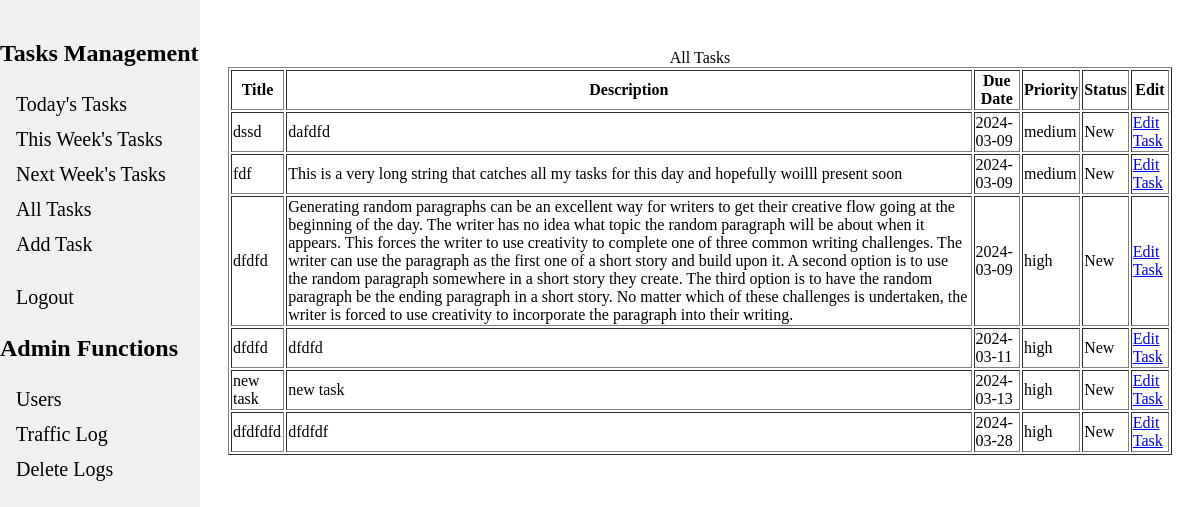
Page /list_tasks (signed in) on the committed database.
### tables this page shows
CREATE TABLE tasks (
    id INTEGER PRIMARY KEY AUTOINCREMENT,
    user_id INTEGER KEY,
    title TEXT NOT NULL,
    description TEXT,
    due_date DATE,
    priority TEXT DEFAULT 'High',
    status TEXT DEFAULT 'New' /* Can be New, In Progress, Done, Abandoned */
);

### app.py (the view)
@app.route("/list_tasks", methods=["GET", "POST"])
@login_required
def list_tasks():
    form = ViewTaskForm()
    user_id = str(session["user_id"])
    tasks = g.db.execute("""SELECT * FROM tasks WHERE user_id = ?;""", (user_id)).fetchall()
    if form.validate_on_submit():
        print('here')
    return render_template("view_task_form.html",tasks=tasks, form=form, caption='All Tasks')

### app.py (called while the page is built)
@app.before_request
def load_logged_in_user():
    g.user = session.get("user_id", None)
    session_email = session.get("email", None)
    g.is_admin = session.get('is_admin', None) # Could use to gate admin functions
    db = get_db()
    client_ip = request.remote_addr
    endpoint = request.endpoint
    time = datetime.now()
    g.db.execute("""INSERT INTO traffic_logs (time,ip_addr,user_email,endpoint) VALUES (?,?,?,?)""",
            (time,client_ip, session_email, endpoint))
    g.db.commit()

def login_required(view):
    @wraps(view)
    def wrapped_view(*args, **kwargs):
        if g.user is None:
            return redirect(url_for("login", next=request.url))
        return view(*args,**kwargs)
    return wrapped_view

### database.py (called while the page is built)
def get_db():
    if "db" not in g:
        g.db = sqlite3.connect(DATABASE, detect_types=sqlite3.PARSE_DECLTYPES)
        g.db.row_factory = sqlite3.Row
        return g.db

### templates/view_task_form.html (shortened to what this page needs)
{% extends "base.html" %}
{% block content %}
<form action="" method="POST" novalidate>
    {% if tasks %}
    <table border="1">
        <h1><caption>{{ caption }}</caption> </h1>
        <tr>
            <th>Title</th>
            <th>Description</th>
            <th>Due Date</th>
            <th>Priority</th>
            <th>Status</th>
            <th>Edit</th>
        </tr>
        {% for indivTask in tasks %}
        <tr>
            <td class="title">{{ indivTask['title'] }}  </td>
            <td>{{ indivTask['description'] }}</td>
            <td>{{ indivTask['due_date'] }}</td>
            <td>{{ indivTask['priority'] }}</td>
            <td>{{ indivTask['status'] }}</td>
            <td><a href="{{ url_for('edit_task', task_id=indivTask['id']) }}" class="btn btn-primary">Edit Task</a></td>
        </tr>
        {% endfor %}
    </table>
    {% else %}
    <p>No tasks set</p>
    {% endif %}
</form>
{% endblock %}

### rows in the picture
tasks: title "dssd", description "dafdfd", due_date "2024-03-09", priority "medium", status "New"
tasks: title "fdf", description "This is a very long string that catches all my tasks for this day and hopefully woilll present soon", due_date "2024-03-09", priority "medium", status "New"
tasks: title "dfdfd", description "Generating random paragraphs can be an excellent way for writers to get their creative flow going at the beginning of the day. The writer has no idea what topic the random paragraph will be about when it appears. This forces the writer to use creativity to complete one of three common writing challenges. The writer can use the paragraph as the first one of a short story and build upon it. A second option is to use the random paragraph somewhere in a short story they create. The third option is to have the random paragraph be the ending paragraph in a short story. No matter which of these challenges is undertaken, the writer is forced to use creativity to incorporate the paragraph into their…", due_date "2024-03-09", priority "high", status "New"
tasks: title "dfdfd", description "dfdfd", due_date "2024-03-11", priority "high", status "New"
tasks: title "new task", description "new task", due_date "2024-03-13", priority "high", status "New"
tasks: title "dfdfdfd", description "dfdfdf", due_date "2024-03-28", priority "high", status "New"

### other values in the picture
{{ caption }} "All Tasks"
